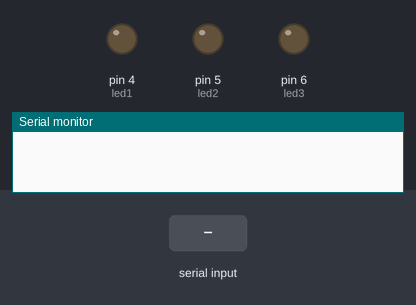
Bench run of a sketch on a simulated Arduino Uno, built with avr-gcc and run on an emulated ATmega328P. Parts: output pins drawn as LEDs (lit = HIGH), the last lines printed to the serial monitor. Inputs (shaded band) come from the test bench.

Above: at 1.2 s.
1.3 s: "1" received over the second serial link
At 2.5 s:
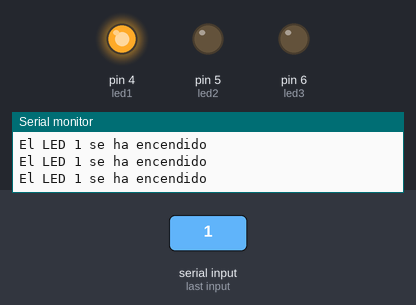
2.8 s: "3" received over the second serial link
At 3.7 s:
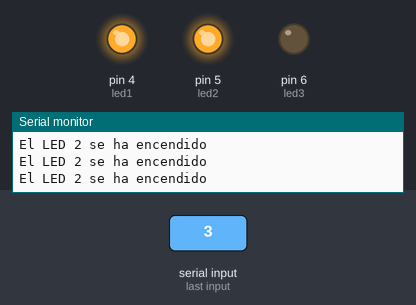
4.3 s: "2" received over the second serial link
At 5.3 s:
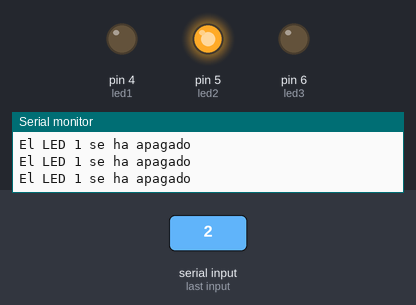
5.8 s: "5" received over the second serial link
At 7.0 s:
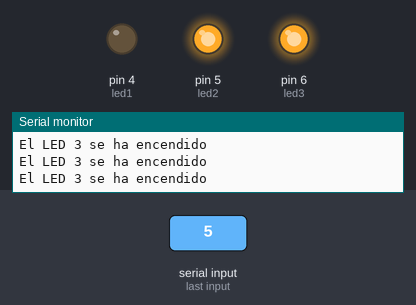
7.3 s: "4" received over the second serial link
At 7.6 s:
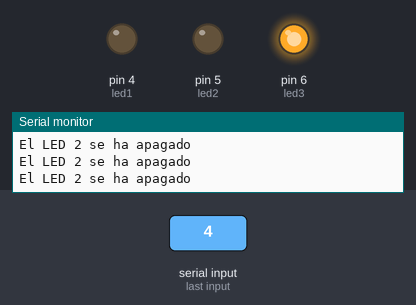
8.8 s: "1" received over the second serial link
At 9.6 s:
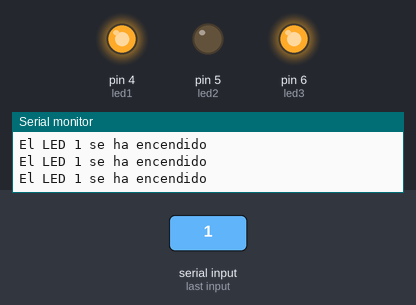
Timing chart, 0 to 11.3 s (numbered marks = the images above; inputs shaded):
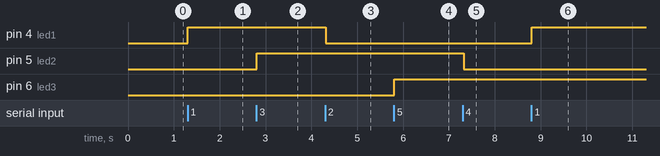

The sketch:

Lectura_Datos_HC06_V1.8.ino
```cpp
/*
   Autor : Victor Cubedo Hernández

   Fecha creación : 12/12/2019

   Este programa depende de una App (en creación) que enciende los leds que nosotros indiquemos.

   Versión 1.8 * 19/12/19 * Añadidos 2 LED mas.

   Versión 1.7 * 18/12/19 * Creado el rpograma mediante funciones.

   Versión 1.6 * 18/12/19 * Añadida la librería SoftwareSerial por problemas de comunicación.

   Versión 1.5 * Añadido Pin digital para alimentasr el HC06 (evita tener que estar pendiente de
   conectarlo y desconectarlo cada vez ques ser cargue el programa en la placa).

*/

#include <SoftwareSerial.h>

#define led1 4  //Led con el que vamos a trabajar
#define led2 5  //Led con el que vamos a trabajar
#define led3 6  //Led con el que vamos a trabajar
#define Rx 2  //Pin recepción de datos arduino
#define Tx 3  //Pin transmision de datos arduino

int opcion = 0; //Valores que recibirá de la app

SoftwareSerial QBBT =  SoftwareSerial(Rx, Tx); // Creamos el modulo BT y le asginamos los pines

//-------------------------------------------------------------------------------------------------------

void setup() {
  QBBT.begin(9600);   //Iniciamos el módulo BT
  Serial.begin(9600);   //Iniciamos el monitor serial
  pinMode(led1, OUTPUT);   //LED declarado como salida
  pinMode(led2, OUTPUT);   //LED declarado como salida
  pinMode(led3, OUTPUT);   //LED declarado como salida

}

//-------------------------------------------------------------------------------------------------------

void loop () {

  bluetooth();    //Llamamos a la función bluetooth

}
/*-------------------------------------------------------------------------------------------------------
//--------------------------CREACÓN DE LA FUNCIÓN BLUETOOTH---------------------------------------------
--------------------------------------------------------------------------------------------------------*/
void bluetooth() {
  if (QBBT.available() > 0) {  //Si el valor recibido es mayor a 0
    opcion = QBBT.read(); //Guardamos el valor recibido en opcion
  }

  if (opcion == '1') { //Cuando mandemos 1
    digitalWrite(led1, HIGH);  //Se enciende
    Serial.println("El LED 1 se ha encendido");
    Serial.println();
  }
  if (opcion == '2') {  //Cuando mandemos 2
    digitalWrite(led1, LOW); //Se apaga
    Serial.println("El LED 1 se ha apagado");
    Serial.println();
  }
    if (opcion == '3') { //Cuando mandemos 3
    digitalWrite(led2, HIGH);  //Se enciende
    Serial.println("El LED 2 se ha encendido");
    Serial.println();
  }
    if (opcion == '4') { //Cuando mandemos 4
    digitalWrite(led2, LOW);  //Se enciende
    Serial.println("El LED 2 se ha apagado");
    Serial.println();
  }
    if (opcion == '5') { //Cuando mandemos 5
    digitalWrite(led3, HIGH);  //Se enciende
    Serial.println("El LED 3 se ha encendido");
    Serial.println();
  }
    if (opcion == '6') { //Cuando mandemos 6
    digitalWrite(led3, LOW);  //Se enciende
    Serial.println("El LED 3 se ha apagado");
    Serial.println();
  }
}
```

Measured:
- after the input at 1.3 s, pin 4 (led1): LOW → HIGH at once
- after the input at 2.8 s, pin 5 (led2): LOW → HIGH at once
- after the input at 4.3 s, pin 4 (led1): HIGH → LOW at once
- after the input at 5.8 s, pin 6 (led3): LOW → HIGH at once
- after the input at 7.3 s, pin 5 (led2): HIGH → LOW at once
- after the input at 8.8 s, pin 4 (led1): LOW → HIGH at once
